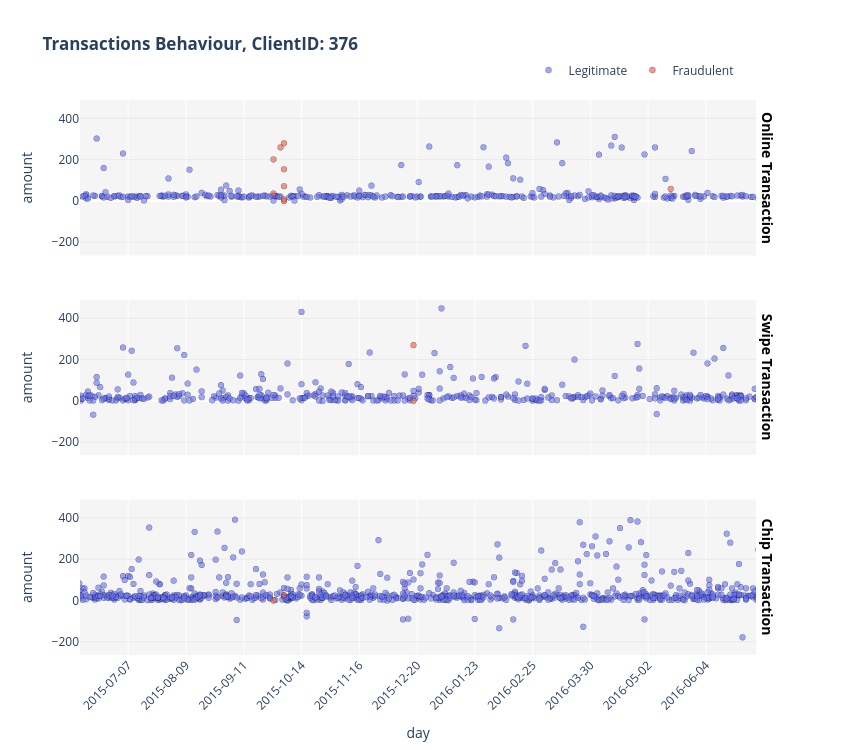

Write notebook code for a chart like this one.
### Code cell
plot_client_behaviour_amount(fraudulent_client_list[0])

### Figure 1 — Plotly figure (JSON) as saved in the notebook; plotly's stock layout.template omitted (floating-point values rounded to 4 significant figures; data arrays with more than 128 entries replaced by an {"elided": "..."} marker saying what was removed)
{"data": [{"customdata": {"elided": "1051x2 str values"}, "hovertemplate": "<b>%{customdata[0]}</b><br>Chip: %{customdata[1]}        <br>amount: %{y:,.2f}$<extra></extra>", "legendgroup": "Legitimate", "marker": {"color": "#636efa", "line": {"color": "black", "width": 0.45}, "opacity": 0.6, "symbol": "circle"}, "mode": "markers", "name": "Legitimate", "showlegend": true, "type": "scattergl", "x": {"elided": "1051 str values"}, "xaxis": "x3", "y": {"elided": "1051 float values"}, "yaxis": "y3"}, {"customdata": {"elided": "2565x2 str values"}, "hovertemplate": "<b>%{customdata[0]}</b><br>Chip: %{customdata[1]}        <br>amount: %{y:,.2f}$<extra></extra>", "legendgroup": "Legitimate", "marker": {"color": "#636efa", "line": {"color": "black", "width": 0.45}, "opacity": 0.6, "symbol": "circle"}, "mode": "markers", "name": "Legitimate", "showlegend": false, "type": "scattergl", "x": {"elided": "2565 str values"}, "xaxis": "x2", "y": {"elided": "2565 float values"}, "yaxis": "y2"}, {"customdata": {"elided": "1293x2 str values"}, "hovertemplate": "<b>%{customdata[0]}</b><br>Chip: %{customdata[1]}        <br>amount: %{y:,.2f}$<extra></extra>", "legendgroup": "Legitimate", "marker": {"color": "#636efa", "line": {"color": "black", "width": 0.45}, "opacity": 0.6, "symbol": "circle"}, "mode": "markers", "name": "Legitimate", "showlegend": false, "type": "scattergl", "x": {"elided": "1293 str values"}, "xaxis": "x", "y": {"elided": "1293 float values"}, "yaxis": "y"}, {"customdata": [["Sunday, 15 May 2016", "Online Transaction"], ["Sunday, 04 Oct 2015", "Online Transaction"], ["Monday, 28 Sep 2015", "Online Transaction"], ["Sunday, 04 Oct 2015", "Online Transaction"], ["Sunday, 04 Oct 2015", "Online Transaction"], ["Sunday, 04 Oct 2015", "Online Transaction"], ["Friday, 02 Oct 2015", "Online Transaction"], ["Monday, 28 Sep 2015", "Online Transaction"], ["Sunday, 04 Oct 2015", "Online Transaction"]], "hovertemplate": "<b>%{customdata[0]}</b><br>Chip: %{customdata[1]}        <br>amount: %{y:,.2f}$<extra></extra>", "legendgroup": "Fraudulent", "marker": {"color": "#EF553B", "line": {"color": "black", "width": 0.45}, "opacity": 0.6, "symbol": "circle"}, "mode": "markers", "name": "Fraudulent", "showlegend": true, "type": "scattergl", "x": ["2016-05-15", "2015-10-04", "2015-09-28", "2015-10-04", "2015-10-04", "2015-10-04", "2015-10-02", "2015-09-28", "2015-10-04"], "xaxis": "x3", "y": [59.79, 0.37, 36.93, 155.1, 281.2, 72.55, 261.4, 203.2, 9.1], "yaxis": "y3"}, {"customdata": [["Friday, 18 Dec 2015", "Swipe Transaction"], ["Friday, 18 Dec 2015", "Swipe Transaction"]], "hovertemplate": "<b>%{customdata[0]}</b><br>Chip: %{customdata[1]}        <br>amount: %{y:,.2f}$<extra></extra>", "legendgroup": "Fraudulent", "marker": {"color": "#EF553B", "line": {"color": "black", "width": 0.45}, "opacity": 0.6, "symbol": "circle"}, "mode": "markers", "name": "Fraudulent", "showlegend": false, "type": "scattergl", "x": ["2015-12-18", "2015-12-18"], "xaxis": "x2", "y": [1.58, 272.2], "yaxis": "y2"}, {"customdata": [["Sunday, 04 Oct 2015", "Chip Transaction"], ["Monday, 28 Sep 2015", "Chip Transaction"]], "hovertemplate": "<b>%{customdata[0]}</b><br>Chip: %{customdata[1]}        <br>amount: %{y:,.2f}$<extra></extra>", "legendgroup": "Fraudulent", "marker": {"color": "#EF553B", "line": {"color": "black", "width": 0.45}, "opacity": 0.6, "symbol": "circle"}, "mode": "markers", "name": "Fraudulent", "showlegend": false, "type": "scattergl", "x": ["2015-10-04", "2015-09-28"], "xaxis": "x", "y": [26.61, 0.86], "yaxis": "y"}], "layout": {"annotations": [{"font": {"color": "black", "size": 14}, "showarrow": false, "text": "<b>Chip Transaction</b>", "textangle": 90, "x": 0.98, "xanchor": "left", "xref": "paper", "y": 0.14, "yanchor": "middle", "yref": "paper"}, {"font": {"color": "black", "size": 14}, "showarrow": false, "text": "<b>Swipe Transaction</b>", "textangle": 90, "x": 0.98, "xanchor": "left", "xref": "paper", "y": 0.5, "yanchor": "middle", "yref": "paper"}, {"font": {"color": "black", "size": 14}, "showarrow": false, "text": "<b>Online Transaction</b>", "textangle": 90, "x": 0.98, "xanchor": "left", "xref": "paper", "y": 0.86, "yanchor": "middle", "yref": "paper"}], "autosize": false, "height": 750, "legend": {"orientation": "h", "title": {"text": ""}, "tracegroupgap": 0, "x": 0.65, "xanchor": "left", "y": 1.08, "yanchor": "top"}, "paper_bgcolor": "white", "plot_bgcolor": "#F5F5F5", "shapes": [{"line": {"dash": "dash", "width": 1.5}, "type": "line", "x0": "2011-01-08", "x1": "2011-01-08", "xref": "x", "y0": 0, "y1": 1, "yref": "y domain"}, {"line": {"dash": "dash", "width": 1.5}, "type": "line", "x0": "2011-01-08", "x1": "2011-01-08", "xref": "x2", "y0": 0, "y1": 1, "yref": "y2 domain"}, {"line": {"dash": "dash", "width": 1.5}, "type": "line", "x0": "2011-01-08", "x1": "2011-01-08", "xref": "x3", "y0": 0, "y1": 1, "yref": "y3 domain"}, {"line": {"dash": "dash", "width": 1.5}, "type": "line", "x0": "2015-03-30", "x1": "2015-03-30", "xref": "x", "y0": 0, "y1": 1, "yref": "y domain"}, {"line": {"dash": "dash", "width": 1.5}, "type": "line", "x0": "2015-03-30", "x1": "2015-03-30", "xref": "x2", "y0": 0, "y1": 1, "yref": "y2 domain"}, {"line": {"dash": "dash", "width": 1.5}, "type": "line", "x0": "2015-03-30", "x1": "2015-03-30", "xref": "x3", "y0": 0, "y1": 1, "yref": "y3 domain"}], "title": {"text": "<b>Transactions Behaviour, ClientID: 376</b>"}, "width": 850, "xaxis": {"anchor": "y", "autorange": false, "categoryarray": {"elided": "1256 str values"}, "categoryorder": "array", "domain": [0, 0.98], "matches": "x", "nticks": 12, "range": [698.5, 1085.0], "showspikes": true, "showticklabels": true, "spikecolor": "#040404", "spikedash": "dash", "spikemode": "across", "spikethickness": 1, "tickangle": -45, "tickformat": "%A, %d %b %Y", "title": {"text": "day"}, "type": "category"}, "xaxis2": {"anchor": "y2", "autorange": false, "categoryarray": {"elided": "1256 str values"}, "categoryorder": "array", "domain": [0, 0.98], "matches": "x", "nticks": 12, "range": [698.5, 1085.0], "showspikes": true, "showticklabels": false, "spikecolor": "#040404", "spikedash": "dash", "spikemode": "across", "spikethickness": 1, "tickangle": -45, "tickformat": "%A, %d %b %Y", "type": "category"}, "xaxis3": {"anchor": "y3", "autorange": false, "categoryarray": {"elided": "1256 str values"}, "categoryorder": "array", "domain": [0, 0.98], "matches": "x", "nticks": 12, "range": [698.5, 1085.0], "showspikes": true, "showticklabels": false, "spikecolor": "#040404", "spikedash": "dash", "spikemode": "across", "spikethickness": 1, "tickangle": -45, "tickformat": "%A, %d %b %Y", "type": "category"}, "yaxis": {"anchor": "x", "autorange": false, "domain": [0, 0.28], "gridcolor": "#EAEAEA", "range": [-264.0, 489.0], "showgrid": true, "title": {"text": "amount"}, "type": "linear"}, "yaxis2": {"anchor": "x2", "autorange": false, "domain": [0.36, 0.64], "gridcolor": "#EAEAEA", "matches": "y", "range": [-264.0, 489.0], "showgrid": true, "title": {"text": "amount"}, "type": "linear"}, "yaxis3": {"anchor": "x3", "autorange": false, "domain": [0.72, 1], "gridcolor": "#EAEAEA", "matches": "y", "range": [-264.0, 489.0], "showgrid": true, "title": {"text": "amount"}, "type": "linear"}}}
